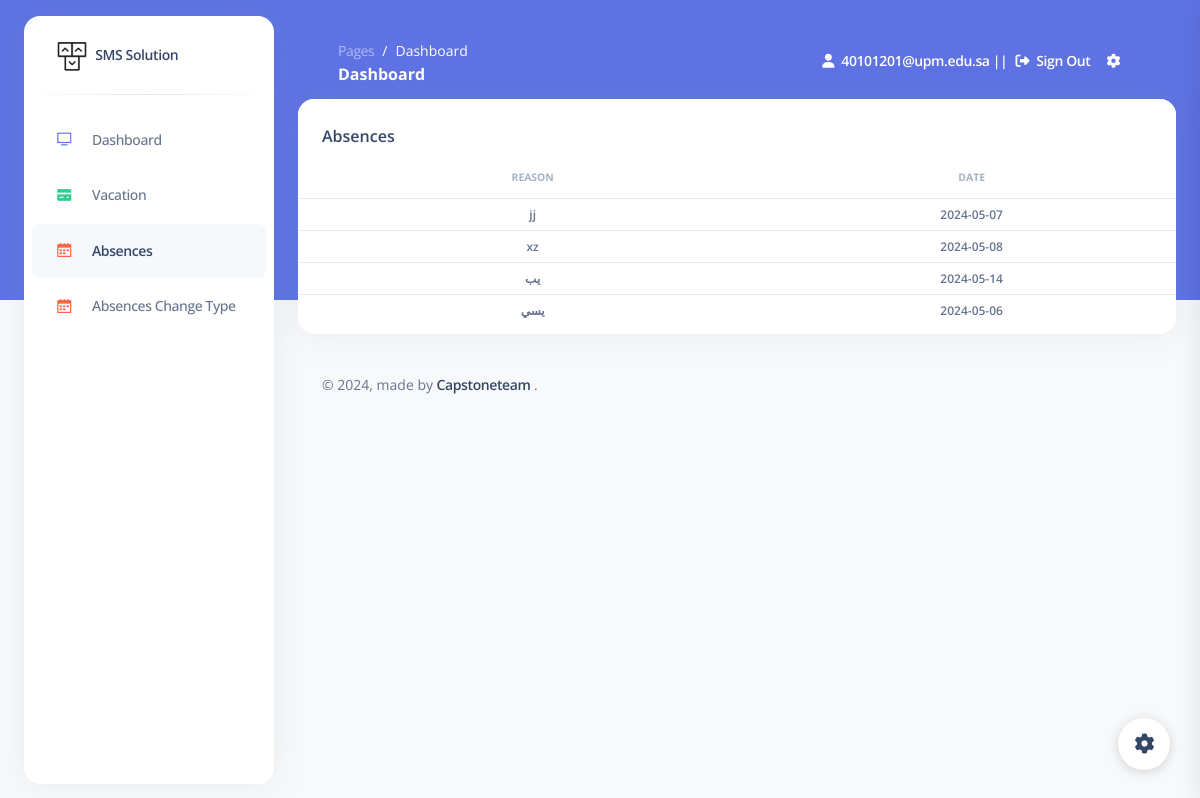
The page /absences/ (signed in) on the database its author committed.
### main_app/models.py (models this page shows, shortened)
class Employee(AbstractUser):
    employee_generated_id = models.CharField(max_length= 155,null = True)
    birthdate = models.DateField(null = True)
    pic = models.ImageField(upload_to='Imgs/Profile_Pics',null = True, blank=True)
    joining_date = models.DateField(null = True)
    phone = models.IntegerField(null = True)
    email = models.EmailField(_('email address'), unique=True)
    country = CountryField(blank_label='(select country)', null = True)
    department = models.CharField(max_length=100, null = True)
    role = models.CharField(max_length=100, null = True)
    years_of_exp = models.IntegerField(null = True)
    eligible_salary = models.PositiveIntegerField(null=True, blank=True)
    salary = models.PositiveIntegerField(null=True, blank=True)
    additional_hours = models.PositiveIntegerField(null=True, blank=True)
    yearsOfExperienceCost = models.PositiveIntegerField(null=True, blank=True)
    teach_course = models.CharField(max_length=100, null = True, blank = True)
    hours_worked_per_week = models.IntegerField(null = True, blank = True)
    overtime_hours = models.IntegerField(null = True, blank = True)
    username = None
    USERNAME_FIELD = 'email'
    REQUIRED_FIELDS = []
    objects = EmployeeManager()

class Absence(models.Model):
    employee = models.ForeignKey(Employee, on_delete=models.CASCADE)
    reason = models.TextField()
    date = models.DateField()
    excused = models.BooleanField(default=False)
    active = models.BooleanField(default=True, blank=True, help_text='Keep active to deduct.')

### main_app/views.py (the view)
# urls.py: path('absences/' ,views.absence ,name='absences'),
@login_required(login_url=('/login/'))
def absence(request) :
    absences = Absence.objects.filter(employee = request.user)
    context = {
        'absences' : absences
    }
    return render(request, 'main/absence.html', context)

### templates/main/absence.html
{% extends 'base.html' %}
{% load static %}
{% block content %}
<div class="row">
    <div class="col-12">
        <div class="card mb-4">
            <div class="card-header pb-0 d-flex justify-content-between">
                <h6>Absences</h6>
            </div>
            <div class="card-body px-0 pt-0 pb-2">
                <div class="table-responsive p-0">
                    <table class="table align-items-center mb-0">
                        <thead>
                            <tr>
                                <th
                                    class="text-center text-uppercase text-secondary text-xxs font-weight-bolder opacity-7">
                                    Reason</th>
                                <th
                                    class="text-center text-uppercase text-secondary text-xxs font-weight-bolder opacity-7">
                                    Date</th>
                            </tr>
                        </thead>
                        <tbody>
                            {% for abs in absences %}
                            <tr>
                                <td>
                                    <p class="text-xs text-center font-weight-bold mb-0">{{ abs.reason }}</p>
                                </td>
                                <td>
                                    <p class="text-xs text-center font-weight-bold mb-0">{{ abs.date|date:"c" }}</p>
                                </td>
                            </tr>
                            {% endfor %}
                        </tbody>
                    </table>
                </div>
            </div>
        </div>
    </div>
</div>
{% endblock %}

### templates/parts/nav.html (shortened to what this page needs)
<nav class="navbar navbar-main navbar-expand-lg px-0 mx-4 shadow-none border-radius-xl " id="navbarBlur"
    data-scroll="false">
    <div class="container-fluid py-1 px-3">
        <nav aria-label="breadcrumb">
            <ol class="breadcrumb bg-transparent mb-0 pb-0 pt-1 px-0 me-sm-6 me-5">
                <li class="breadcrumb-item text-sm"><a class="opacity-5 text-white" href="javascript:;">Pages</a></li>
                <li class="breadcrumb-item text-sm text-white active" aria-current="page">Dashboard</li>
            </ol>
            <h6 class="font-weight-bolder text-white mb-0">Dashboard</h6>
        </nav>
        <div class="collapse navbar-collapse mt-sm-0 mt-2 me-md-0 me-sm-4" id="navbar">
            <ul class="navbar-nav  justify-content-end">
                {% if request.user.is_authenticated %}
                <li class="nav-item d-flex align-items-center">
                    <a href="#" class="nav-link text-white font-weight-bold px-0">
                        <i class="fa fa-user me-sm-1"></i>
                        <span class="d-sm-inline d-none">{{user.email}} ||</span>
                    </a>
                </li>
                <li style="margin-left: 8px;" class="nav-item d-flex align-items-center">
                    <a href="{% url 'logout' %}" class="nav-link text-white font-weight-bold px-0">
                        <i class="fas fa-sign-out-alt me-sm-1"></i>
                        <span class="d-sm-inline d-none">Sign Out</span>
                    </a>
                </li>
                {% endif %}
                <li class="nav-item px-3 d-flex align-items-center">
                    <a href="javascript:;" class="nav-link text-white p-0">
                        <i class="fa fa-cog fixed-plugin-button-nav cursor-pointer"></i>
                    </a>
                </li>
            </ul>
        </div>
    </div>
</nav>

### rows shown on the page
Employee: email "40101201@upm.edu.sa"
Absence: reason "jj", date "2024-05-07"
Absence: reason "xz", date "2024-05-08"
Absence: reason "يب", date "2024-05-14"
Absence: reason "يسي", date "2024-05-06"
